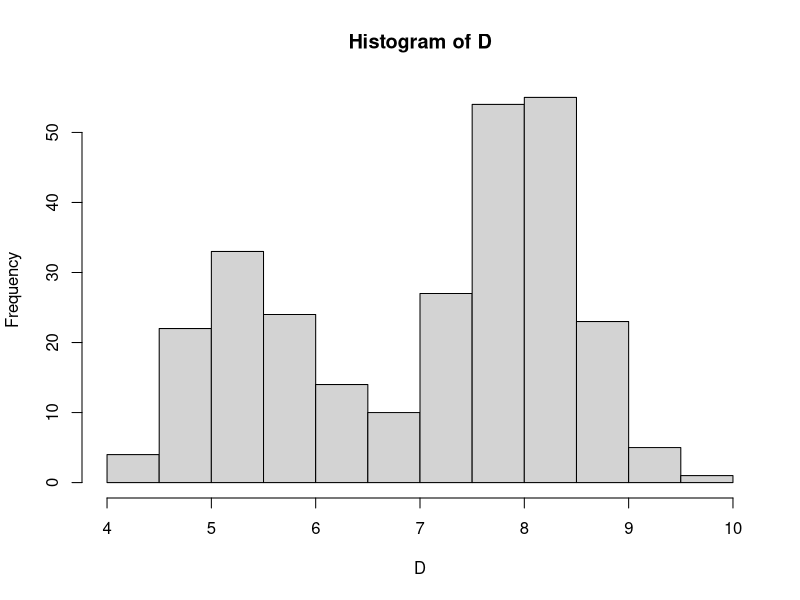
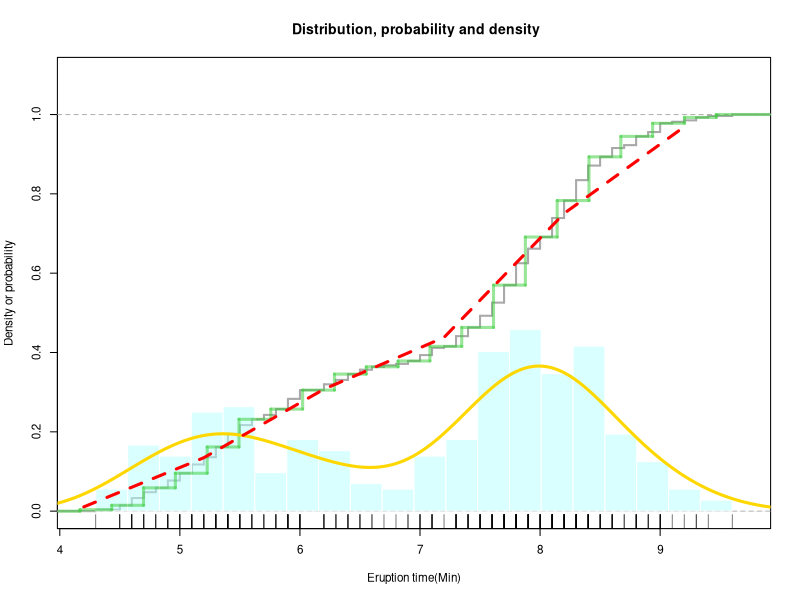
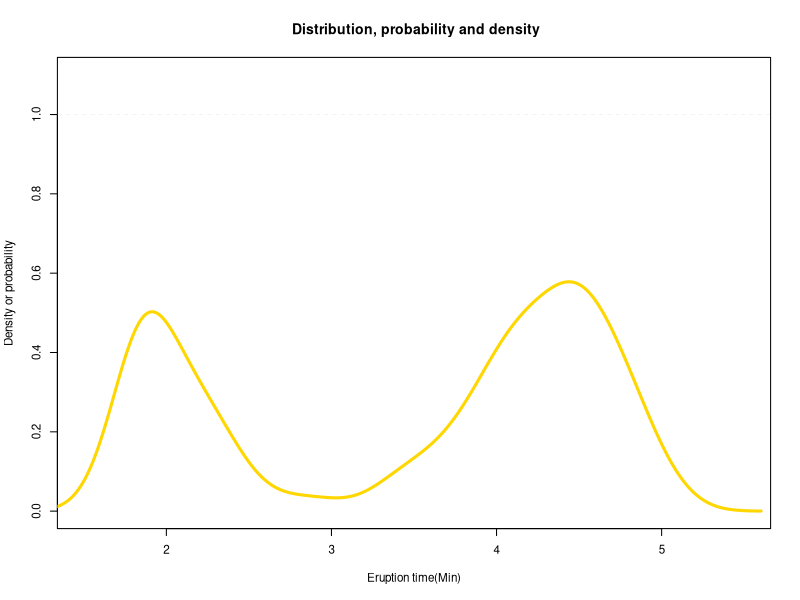
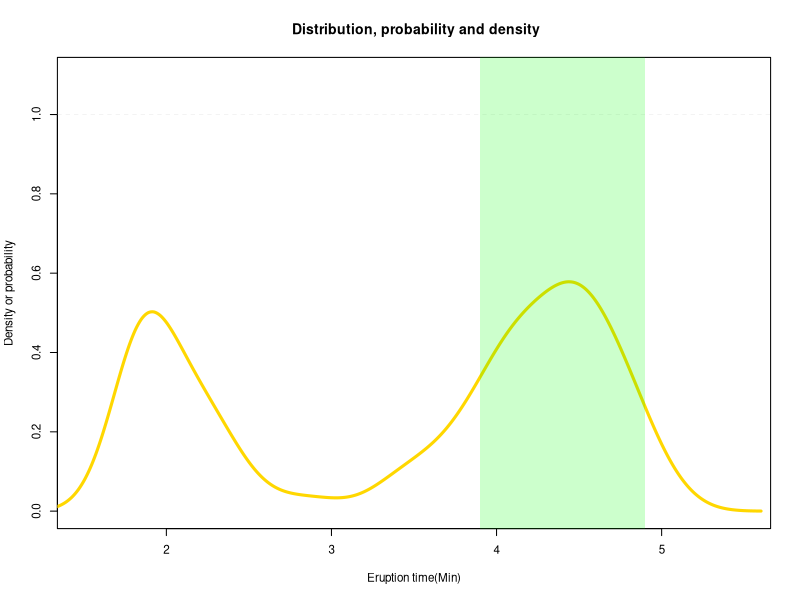

Write R code to recreate these figures, in order.
## ---- chunk 1
#隨機變數是一種變數，可以事先列出他所有可能的值，但是實際出現哪個值是由隨機實驗結果隨機決定，而我們可以透過隨機變數模擬資料的市場真實發生情況，藉此分析初實際的分佈、機率等等的數值
#要對不能確定的事情做估計和運算，想定義變數但變數並非固定值。描述指定一個數字給隨機實驗的結果的過程。假若樣本元素本身不是數值時，隨機變數就可以幫忙簡化一些運算的麻煩，簡化樣本空間
## ---- chunk 2
#因為隨機變數每次實驗結果不一定，因此會選擇取期望值，透過平均數來計算，並且執行多次隨機變數的實驗，也再次取期望值或擷取片段來推導母體
## ---- chunk 3
#直方圖可以，直方圖的機率密度(density) × 欄寬(binwidth)就等於機率 ;數值標記則無法求出機率，需搭配平滑曲線才能估計出時間區間的機率
#理論上兩者都可以，直方圖可以計算出某區間機率，而數值標記我認為在某些大樣本情況下會較難判斷
## ---- chunk 4
#模型定義是能夠將現實的現象簡化，讓我們更好估計、運算、溝通，而直方圖簡化了數據，方便溝通、呈現，因此我認為直方圖可以當作模型
#我認為不行，因為他只能呈現出發生事件在整個X軸密集程度，但是他無法得知特定x軸的次數、機率密度，因此我認為他不夠完整成為模型(欄寬最小的直方)
## ---- chunk 5
#直方圖容易有量化誤差，而平滑模型呈現的方式較適合用來表示噴發時間的分布
## ---- chunk 6
#預測噴發時間直方圖會比數值標記來的更準確，數值標記所給的資訊量過於簡略，無法明確呈現出出分佈情形
#「準」應該是能精準的預測結果，偏差較小
## ---- chunk 7
#最合適的直方圖欄數(support/binwidth)是16，其所呈現出的模型較不易因離群值而影響直方圖的分佈情形
## ---- chunk 8
#最合適的平滑模型頻寬為0.5，不會太過複雜
## ---- chunk 9
#調高欄寬會讓模型變複雜，調高頻寬會讓模型變簡單
## ---- chunk 10
#通常模型越複雜，它跟訓練資料之間的誤差就越小
## ---- chunk 11
#模型太複雜就會失去一般性，反而不能夠準確的估計訓練資料以外的對象，所以我們需要用方法參數來控制分析方法的複雜度，避免過度適配(over fitting)
## ---- chunk 12
   
#將eruptions 改成 waiting
D = (faithful$waiting)/10 
#查看D的敘述統計量
summary(D) 
hist(D)

# Frame
par(cex=0.7)#控制字體大小
plot(0,0,xlim=c(4.2,9.7),ylim=c(0,1.1),xlab="Eruption time(Min)", 
     ylab="Density or probability", main=" Distribution, probability and density")
abline(h=1, col='lightgray', lwd=0.25, lty=2)

rug(D) 

# Empirical CDF)  # add=T的用意直接覆蓋上去在前一張圖
plot(ecdf(D), cex=0, verticals=T, lwd=2, col='darkgray', add=T)

# Histogram PDF 
Bins=20       #指定欄位數                     
bx = seq(min(D), max(D), length=Bins+1) # break sequence bin+1因為bin只欄寬會少一根件頭 
hist(D, col="#B3FFFF7F", border="white", ylim=c(0,1.1),
     freq=F, breaks=bx, add=T)#我們想要density不要feq
abline(h=0, col='lightgray', lwd=0.25)

# Histogram CDF
adj = (bx[2] - bx[1])/2
steps = stepfun(bx-adj, c(0, sapply(bx, function(b) mean(D <= b))))
plot(steps, cex=0, col='#33CC337F', lwd=3, lty=1, add=T)

# Smooth PDF  (PDF通常使用這個做為圖表)
Adjust =1    # bandwidth adjustment
DEN = density(D, adjust = Adjust)          #連續變數:頻寬越小圖形越複雜(bandwidth)
                                           #而類別變數如Hist()則是欄寬越大越複雜(binwidth) 欄數=support/binwidth
lines(DEN, col='gold', lwd=3)

# Smooth CDF
PDF = approxfun(DEN$x, DEN$y, yleft=0, yright=0)
x = seq(4.2,9.7,1)
y = sapply(x, function(i) integrate(PDF, -Inf, i)$value)
lines(x, y, col='red', lwd=3, lty=2) 

## ---- chunk 13
#Adjust = 1    # bandwidth adjustment
#DEN = density(D, adjust = Adjust)
#lines(DEN, col='gold', lwd=3)
## ---- chunk 14
#PDF = approxfun(DEN$x, DEN$y, yleft=0, yright=0)
## ---- chunk 15
#function(i) integrate(PDF, -Inf, i)$value
## ---- chunk 16
#Adjust = 1
#x1 = 80; x2 = 90
#rect(x1,-0.1,x2,1.2,col= rgb(0,1,0,alpha=0.2),border=NA)
#(integrate(PDF, x1, x2)$value)
#Ans:0.26851
## ---- chunk 17
#Adjust = 0.5 
#x1 = 80; x2 = 90
#rect(x1,-0.1,x2,1.2,col= rgb(0,1,0,alpha=0.2),border=NA)
#(integrate(PDF, x1, x2)$value)
#Ans:0.28275
## ---- chunk 18
#不一定，當頻寬調整越小，雖會更接近原始機率分布，但可能會產生過度配適的問題
## ---- chunk 19
D = faithful$eruptions
par(cex = 0.7)#字變小
plot(0,0,xlim=c(1.5,5.5),ylim=c(0,1.1),xlab="Eruption time(Min)", 
     ylab="Density or probability", main=" Distribution, probability and density")
abline(h=1, col='lightgray', lwd=0.25, lty=2)

Adjust = 0.5    # bandwidth adjustment
DEN = density(D, adjust = Adjust)
PDF = approxfun(DEN$x, DEN$y, yleft=0, yright=0)
lines(DEN, col='gold', lwd=3)
DEN
#要參加
#由圖的面積的大小來看，噴發時間設定為3.9 ~ 4.9應為最大
## ---- chunk 20
#way 1
D = faithful$eruptions
par( cex = 0.7)#字變小
plot(0,0,xlim=c(1.5,5.5),ylim=c(0,1.1),xlab="Eruption time(Min)", 
     ylab="Density or probability", main=" Distribution, probability and density")
abline(h=1, col='lightgray', lwd=0.25, lty=2)

Adjust = 0.5    # bandwidth adjustment
DEN = density(D, adjust = Adjust)
lines(DEN, col='gold', lwd=3)
DEN
#求3.9 ~ 4.9區間的面積
x1 = 3.9; x2 = 4.9
rect(x1,-0.1,x2,1.2,col= rgb(0,1,0,alpha=0.2),border=NA)
(integrate(PDF, x1, x2)$value)
#綠色面積0.4766
-30 * (1-0.4766) + 70 * 0.4766
#Ans:期望值為17.66
#way 2
i1=seq(1.2,4,by=0.1)
i2=seq(2.2,5,by=0.1)
p=data.frame(i1,i2)
for(i in 1:29){
  p[i,3]=integrate(PDF,i1[i],i2[i])$value
}

p[which(p$V3==max(p$V3)),]
## ---- chunk 21
#期望值最大的六個為 2.3160 3.0362 3.6370 4.3790 4.3854 5.0554 分別在時間270、280、180、120、250、130，押注在這六個時間點能獲得最高的期望值
## ---- chunk 22
W = faithful$eruptions
# Smooth PDF
Adjust = 0.5    # bandwidth adjustment
DEN = density(W, adjust = Adjust)
# Smooth CDF
PDF = approxfun(DEN$x, DEN$y, yleft=0, yright=0)
seq_time = seq(0,6,1/6) #0 ~ 6分鐘，以區間10秒為間隔
ans = sapply(seq_time, function(x){
  pro = integrate(PDF, x,(x+(1/6)))$value #0 ~ 6分鐘，以區間10秒為間隔算出機率
  -5*(1-pro) + 95*pro #算期望值
})

#seq_time 
ans#以區間10秒為間隔的期望值
tail(sort(ans),6)
sum(tail(sort(ans),6))
#利潤期望值最大的六個為 2.3160 3.0362 3.6370 4.3790 4.3854 5.0554，分別押注5元
#總賭金=$30、總利潤期望值=20.294
## ---- chunk 23
#最大期望投資報酬率：投入期間總利潤/投入成本
#最大期望報酬：投資期間的總利潤
## ---- chunk 24
#最大期望投資報酬率，因為有考慮到成本能更有效的評估
